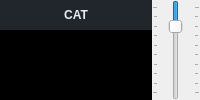
      <widget class="QFrame" name="frame_5">
       <property name="sizePolicy">
        <sizepolicy hsizetype="Preferred" vsizetype="Minimum">
         <horstretch>0</horstretch>
         <verstretch>0</verstretch>
        </sizepolicy>
       </property>
       <property name="minimumSize">
        <size>
         <width>0</width>
         <height>10</height>
        </size>
       </property>
       <property name="frameShape">
        <enum>QFrame::Shape::NoFrame</enum>
       </property>
       <property name="frameShadow">
        <enum>QFrame::Shadow::Plain</enum>
       </property>
       <layout class="QVBoxLayout" name="verticalLayout_14">
        <property name="spacing">
         <number>4</number>
        </property>
        <property name="leftMargin">
         <number>0</number>
        </property>
        <property name="topMargin">
         <number>0</number>
        </property>
        <property name="rightMargin">
         <number>0</number>
        </property>
        <property name="bottomMargin">
         <number>0</number>
        </property>
        <item>
         <widget class="QWidget" name="bandHorizontalWidget" native="true">
          <property name="sizePolicy">
           <sizepolicy hsizetype="Preferred" vsizetype="Preferred">
            <horstretch>0</horstretch>
            <verstretch>0</verstretch>
           </sizepolicy>
          </property>
          <layout class="QHBoxLayout" name="horizontalLayoutBand">
           <property name="spacing">
            <number>0</number>
           </property>
           <property name="leftMargin">
            <number>0</number>
           </property>
           <property name="topMargin">
            <number>0</number>
           </property>
           <property name="rightMargin">
            <number>0</number>
           </property>
           <property name="bottomMargin">
            <number>0</number>
           </property>
           <item>
            <widget class="QWidget" name="widget_3" native="true">
             <property name="sizePolicy">
              <sizepolicy hsizetype="Preferred" vsizetype="MinimumExpanding">
               <horstretch>0</horstretch>
               <verstretch>0</verstretch>
              </sizepolicy>
             </property>
             <property name="minimumSize">
              <size>
               <width>0</width>
               <height>0</height>
              </size>
             </property>
             <property name="styleSheet">
              <string notr="true">QWidget { background-color:black; }
</string>
             </property>
             <layout class="QVBoxLayout" name="verticalLayout_11">
              <property name="spacing">
               <number>0</number>
              </property>
              <property name="leftMargin">
               <number>0</number>
              </property>
              <property name="topMargin">
               <number>0</number>
              </property>
              <property name="rightMargin">
               <number>0</number>
              </property>
              <property name="bottomMargin">
               <number>0</number>
              </property>
              <item>
               <widget class="QPushButton" name="readFreq">
                <property name="enabled">
                 <bool>false</bool>
                </property>
                <property name="sizePolicy">
                 <sizepolicy hsizetype="Expanding" vsizetype="Fixed">
                  <horstretch>0</horstretch>
                  <verstretch>0</verstretch>
                 </sizepolicy>
                </property>
                <property name="minimumSize">
                 <size>
                  <width>40</width>
                  <height>30</height>
                 </size>
                </property>
                <property name="maximumSize">
                 <size>
                  <width>16777215</width>
                  <height>16777215</height>
                 </size>
                </property>
                <property name="visible">
                 <bool>true</bool>
                </property>
                <property name="toolTip">
                 <string>&lt;html&gt;&lt;head/&gt;&lt;body&gt;&lt;p&gt;If orange or red there has been a rig control failure, click to reset and read the dial frequency.  S implies split mode.&lt;/p&gt;&lt;/body&gt;&lt;/html&gt;</string>
                </property>
                <property name="styleSheet">
                 <string notr="true">QPushButton {
font-family: helvetica;
font-size: 9pt;
font-weight: bold;
background-color: #21262d;
color: #e6edf3;
border-style: solid;
border-width:0px;
border-color: gray;
min-width:40px;
min-height:30px;
}
QPushButton[state=&quot;error&quot;] {
background-color: #da3633;
}
QPushButton[state=&quot;warning&quot;] {
background-color: #d29922;
}
QPushButton[state=&quot;ok&quot;] {
background-color: #3fb950;
}</string>
                </property>
                <property name="text">
                 <string>CAT</string>
                </property>
               </widget>
              </item>
              <item>
               <widget class="SignalMeter" name="signal_meter_widget" native="true">
                <property name="sizePolicy">
                 <sizepolicy hsizetype="MinimumExpanding" vsizetype="MinimumExpanding">
                  <horstretch>1</horstretch>
                  <verstretch>1</verstretch>
                 </sizepolicy>
                </property>
                <property name="minimumSize">
                 <size>
                  <width>75</width>
                  <height>1</height>
                 </size>
                </property>
                <property name="maximumSize">
                 <size>
                  <width>16777215</width>
                  <height>16777215</height>
                 </size>
                </property>
                <property name="toolTip">
                 <string>&lt;html&gt;&lt;head/&gt;&lt;body&gt;&lt;p&gt;30dB recommended when only noise present&lt;br/&gt;Green when good&lt;br/&gt;Red when clipping may occur&lt;br/&gt;Yellow when too low&lt;/p&gt;&lt;/body&gt;&lt;/html&gt;</string>
                </property>
                <property name="styleSheet">
                 <string notr="true">QLabel { color: white }</string>
                </property>
               </widget>
              </item>
             </layout>
            </widget>
           </item>
           <item>
            <widget class="AttenuationSlider" name="outAttenuation">
             <property name="sizePolicy">
              <sizepolicy hsizetype="Fixed" vsizetype="MinimumExpanding">
               <horstretch>1</horstretch>
               <verstretch>0</verstretch>
              </sizepolicy>
             </property>
             <property name="minimumSize">
              <size>
               <width>48</width>
               <height>1</height>
              </size>
             </property>
             <property name="font">
              <font>
               <pointsize>10</pointsize>
              </font>
             </property>
             <property name="toolTip">
              <string>Adjust Tx audio level</string>
             </property>
             <property name="maximum">
              <number>450</number>
             </property>
             <property name="value">
              <number>100</number>
             </property>
             <property name="orientation">
              <enum>Qt::Orientation::Vertical</enum>
             </property>
             <property name="invertedAppearance">
              <bool>true</bool>
             </property>
             <property name="invertedControls">
              <bool>true</bool>
             </property>
             <property name="tickPosition">
              <enum>QSlider::TickPosition::TicksBothSides</enum>
             </property>
             <property name="tickInterval">
              <number>50</number>
             </property>
            </widget>
           </item>
          </layout>
         </widget>
        </item>
       </layout>
      </widget>
